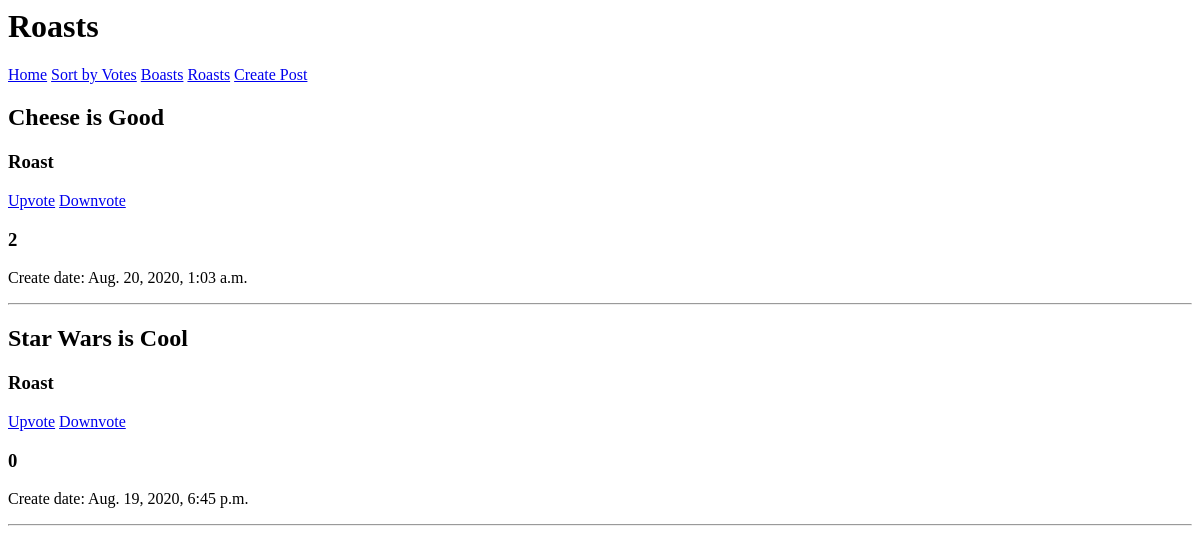
/roasts/, run on an earlier commit of the app's database.
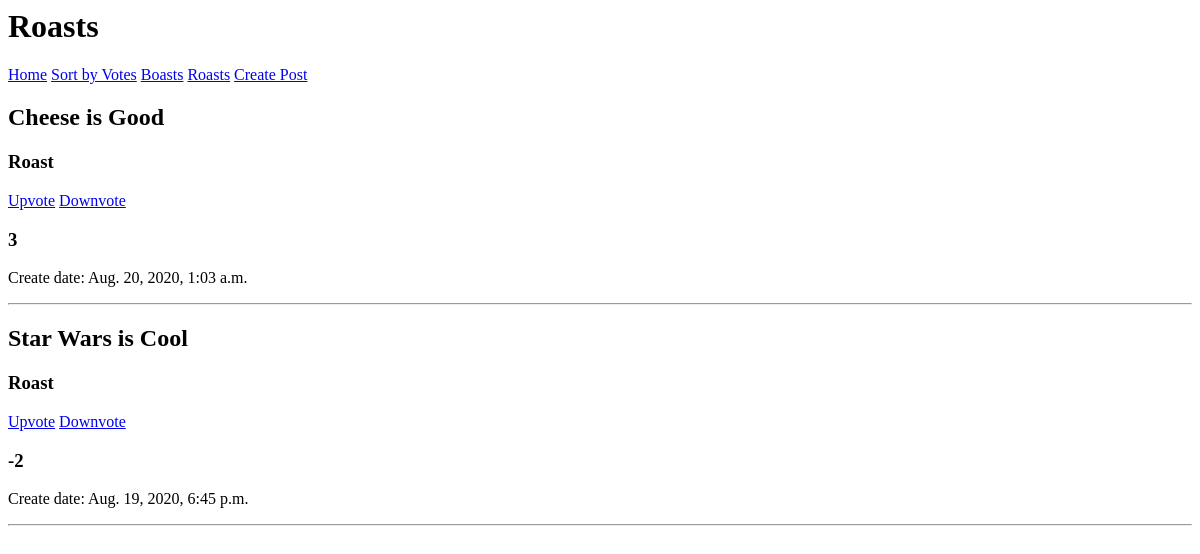
And on a later commit of the database.
### ghostpostapp/models.py (models this page shows, shortened)
class RoastBoastModel(models.Model):
    is_boast = models.BooleanField()
    content = models.CharField(max_length=280)
    up_vote = models.IntegerField(default=0)
    down_vote = models.IntegerField(default=0)
    submit_time = models.DateTimeField(default=now, editable=False)

### ghostpostapp/views.py (the view)
# urls.py: path('roasts/', roast_view, name='roasts'),
def roast_view(request):
    posts = RoastBoastModel.objects.filter(
        is_boast=False).order_by('-submit_time')
    return render(request, 'roasts.html', {"posts": posts})

### templates/roasts.html (shortened to what this page needs)
<h1>Roasts</h1>
<div>
<a href="{% url 'homepage' %}">Home</a>
<a href="{% url 'sorted' %}">Sort by Votes</a>
<a href="{% url 'boasts' %}">Boasts</a>
<a href="{% url 'roasts' %}">Roasts</a>
<a href="{% url 'createpost' %}">Create Post</a>
</div>
{% for post in posts%}
<div>
    <h2>{{post.content}}</h2>
    {% if post.is_boast == True %}
            <h3>Boast</h3>
        {% else %}
            <h3>Roast</h3>
    {% endif %}
    <div>
        <a href="{% url 'upvote' post.id %}">Upvote</a>
        <a href="{% url 'downvote' post.id %}">Downvote</a>
        </div>
        <div>
        <h3>{{ post.up_vote|add:post.down_vote }}</h3>
        </div>
    </div>
    <p>Create date: {{post.submit_time}}</p>
    <hr />
{% endfor %}

What changed in the data, as far as the page shows it:
changed RoastBoastModel "Cheese is Good": up_vote|add "2" → "3"
changed RoastBoastModel "Star Wars is Cool": up_vote|add "0" → "-2"
